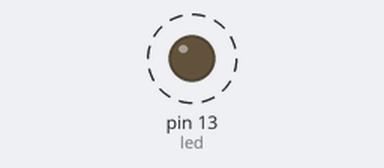
A sketch run on a simulated Arduino Uno, built with avr-gcc and run on an emulated ATmega328P. On the bench: output pins drawn as LEDs (lit = HIGH). Dashed ring = blinking.

Above: at 0.5 s.
Timing chart, 0 to 4.6 s (numbered marks = the images above):
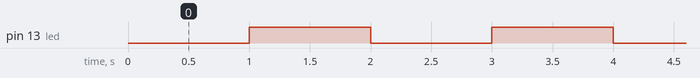

The sketch:

LESSON01.ino
```cpp
#define led 13

void setup()			//初始化部分
{
  pinMode(led, OUTPUT);		//定义led引脚为输出模式
}

void loop()				//主循环
{
  digitalWrite(led, LOW);	//led引脚输出低电平，点亮led
  delay(1000);						//延时1s
  digitalWrite(led, HIGH);	//led引脚输出高电平，熄灭led
  delay(1000);						//延时1s
}
```

Measured:
- by itself, pin 13 (led): alternates HIGH for 1.0 s and LOW for 1.0 s
